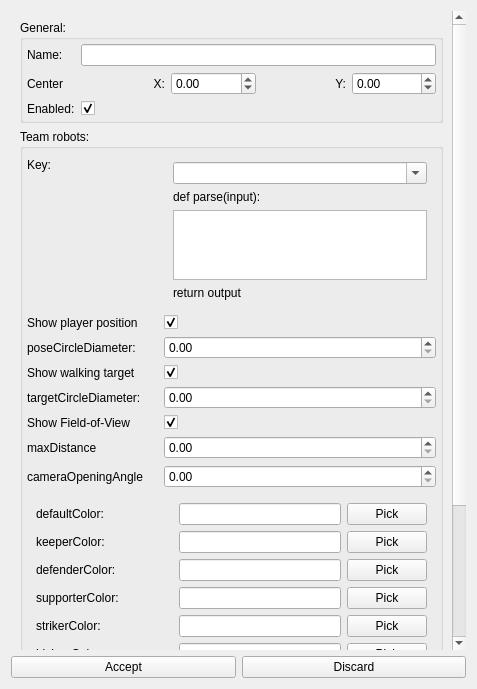
<?xml version="1.0" encoding="UTF-8"?>
<ui version="4.0">
 <class>TeamPlayersConfig</class>
 <widget class="QWidget" name="TeamPlayersConfig">
  <property name="geometry">
   <rect>
    <x>0</x>
    <y>0</y>
    <width>477</width>
    <height>689</height>
   </rect>
  </property>
  <property name="windowTitle">
   <string>Form</string>
  </property>
  <layout class="QVBoxLayout" name="verticalLayout">
   <item>
    <widget class="QScrollArea" name="scrollArea">
     <property name="frameShape">
      <enum>QFrame::NoFrame</enum>
     </property>
     <property name="frameShadow">
      <enum>QFrame::Plain</enum>
     </property>
     <property name="widgetResizable">
      <bool>true</bool>
     </property>
     <widget class="QWidget" name="scrollAreaWidgetContents">
      <property name="geometry">
       <rect>
        <x>0</x>
        <y>-150</y>
        <width>445</width>
        <height>819</height>
       </rect>
      </property>
      <layout class="QVBoxLayout" name="verticalLayout_5">
       <item>
        <widget class="QGroupBox" name="groupBox">
         <property name="title">
          <string>General:</string>
         </property>
         <layout class="QVBoxLayout" name="verticalLayout_2">
          <property name="leftMargin">
           <number>0</number>
          </property>
          <property name="topMargin">
           <number>0</number>
          </property>
          <property name="rightMargin">
           <number>0</number>
          </property>
          <property name="bottomMargin">
           <number>0</number>
          </property>
          <item>
           <layout class="QFormLayout" name="formLayout">
            <property name="leftMargin">
             <number>4</number>
            </property>
            <property name="topMargin">
             <number>4</number>
            </property>
            <property name="rightMargin">
             <number>4</number>
            </property>
            <property name="bottomMargin">
             <number>4</number>
            </property>
            <item row="0" column="0">
             <widget class="QLabel" name="nameLabel">
              <property name="text">
               <string>Name:</string>
              </property>
             </widget>
            </item>
            <item row="0" column="1">
             <widget class="QLineEdit" name="nameLineEdit"/>
            </item>
            <item row="1" column="0">
             <widget class="QLabel" name="centerLabel">
              <property name="text">
               <string>Center</string>
              </property>
             </widget>
            </item>
            <item row="1" column="1">
             <widget class="QWidget" name="centerWidget" native="true">
              <layout class="QHBoxLayout" name="horizontalLayout_2">
               <property name="leftMargin">
                <number>0</number>
               </property>
               <property name="topMargin">
                <number>0</number>
               </property>
               <property name="rightMargin">
                <number>0</number>
               </property>
               <property name="bottomMargin">
                <number>0</number>
               </property>
               <item>
                <widget class="QLabel" name="label_center_x">
                 <property name="text">
                  <string>X:</string>
                 </property>
                 <property name="alignment">
                  <set>Qt::AlignRight|Qt::AlignTrailing|Qt::AlignVCenter</set>
                 </property>
                </widget>
               </item>
               <item>
                <widget class="QDoubleSpinBox" name="spin_center_x">
                 <property name="minimum">
                  <double>-99.989999999999995</double>
                 </property>
                </widget>
               </item>
               <item>
                <widget class="QLabel" name="label_center_y">
                 <property name="text">
                  <string>Y:</string>
                 </property>
                 <property name="alignment">
                  <set>Qt::AlignRight|Qt::AlignTrailing|Qt::AlignVCenter</set>
                 </property>
                </widget>
               </item>
               <item>
                <widget class="QDoubleSpinBox" name="spin_center_y">
                 <property name="minimum">
                  <double>-99.989999999999995</double>
                 </property>
                </widget>
               </item>
              </layout>
             </widget>
            </item>
            <item row="2" column="0">
             <widget class="QLabel" name="enabledLabel">
              <property name="text">
               <string>Enabled:</string>
              </property>
             </widget>
            </item>
            <item row="2" column="1">
             <widget class="QCheckBox" name="enabledCheckBox">
              <property name="checked">
               <bool>true</bool>
              </property>
             </widget>
            </item>
           </layout>
          </item>
         </layout>
        </widget>
       </item>
       <item>
        <widget class="QGroupBox" name="groupBox_2">
         <property name="title">
          <string>Team robots:</string>
         </property>
         <layout class="QVBoxLayout" name="verticalLayout_3">
          <property name="leftMargin">
           <number>0</number>
          </property>
          <property name="topMargin">
           <number>0</number>
          </property>
          <property name="rightMargin">
           <number>0</number>
          </property>
          <property name="bottomMargin">
           <number>0</number>
          </property>
          <item>
           <layout class="QFormLayout" name="formLayout_2">
            <property name="leftMargin">
             <number>4</number>
            </property>
            <property name="topMargin">
             <number>4</number>
            </property>
            <property name="rightMargin">
             <number>4</number>
            </property>
            <property name="bottomMargin">
             <number>4</number>
            </property>
            <item row="1" column="0">
             <widget class="QLabel" name="poseKeyLabel">
              <property name="text">
               <string>Key:</string>
              </property>
             </widget>
            </item>
            <item row="1" column="1">
             <widget class="QWidget" name="TeamPlayersKeyLambdaWidget" native="true">
              <layout class="QVBoxLayout" name="verticalLayout_6">
               <item>
                <widget class="QComboBox" name="cbx_TeamPlayersKey">
                 <property name="editable">
                  <bool>true</bool>
                 </property>
                </widget>
               </item>
               <item>
                <widget class="QLabel" name="label">
                 <property name="text">
                  <string>def parse(input):</string>
                 </property>
                </widget>
               </item>
               <item>
                <widget class="QTextEdit" name="edit_TeamPlayersKeyLambda">
                 <property name="maximumSize">
                  <size>
                   <width>16777215</width>
                   <height>80</height>
                  </size>
                 </property>
                </widget>
               </item>
               <item>
                <widget class="QLabel" name="label_2">
                 <property name="text">
                  <string>return output</string>
                 </property>
                </widget>
               </item>
              </layout>
             </widget>
            </item>
            <item row="2" column="0">
             <widget class="QLabel" name="playerLabel">
              <property name="text">
               <string>Show player position</string>
              </property>
             </widget>
            </item>
            <item row="2" column="1">
             <widget class="QCheckBox" name="playerCheckbox">
              <property name="checked">
               <bool>true</bool>
              </property>
             </widget>
            </item>
            <item row="3" column="0">
             <widget class="QLabel" name="poseCircleDiameterLabel">
              <property name="text">
               <string>poseCircleDiameter:</string>
              </property>
             </widget>
            </item>
            <item row="3" column="1">
             <widget class="QDoubleSpinBox" name="spin_poseCircleDiameter"/>
            </item>
            <item row="4" column="0">
             <widget class="QLabel" name="targetLabel">
              <property name="text">
               <string>Show walking target</string>
              </property>
             </widget>
            </item>
            <item row="4" column="1">
             <widget class="QCheckBox" name="targetCheckbox">
              <property name="checked">
               <bool>true</bool>
              </property>
             </widget>
            </item>
            <item row="5" column="0">
             <widget class="QLabel" name="targetCircleDiameterLabel">
              <property name="text">
               <string>targetCircleDiameter:</string>
              </property>
             </widget>
            </item>
            <item row="5" column="1">
             <widget class="QDoubleSpinBox" name="spin_targetCircleDiameter"/>
            </item>
            <item row="6" column="0">
             <widget class="QLabel" name="fovLabel">
              <property name="text">
               <string>Show Field-of-View</string>
              </property>
             </widget>
            </item>
            <item row="6" column="1">
             <widget class="QCheckBox" name="fovCheckbox">
              <property name="checked">
               <bool>true</bool>
              </property>
             </widget>
            </item>
            <item row="7" column="0">
             <widget class="QLabel" name="maxDistanceLabel">
              <property name="text">
               <string>maxDistance</string>
              </property>
             </widget>
            </item>
            <item row="7" column="1">
             <widget class="QDoubleSpinBox" name="spin_maxDistance"/>
            </item>
            <item row="8" column="0">
             <widget class="QLabel" name="cameraOpeningAngleLabel">
              <property name="text">
               <string>cameraOpeningAngle</string>
              </property>
             </widget>
            </item>
            <item row="8" column="1">
             <widget class="QDoubleSpinBox" name="spin_cameraOpeningAngle"/>
            </item>
            <item row="9" column="0" colspan="2">
             <widget class="QWidget" name="defaultColorWidget" native="true">
              <layout class="QHBoxLayout" name="horizontalLayout_3">
               <item>
                <layout class="QGridLayout" name="gridLayout_15">
                 <item row="3" column="2">
                  <widget class="QPushButton" name="btn_supporterColor">
                   <property name="text">
                    <string>Pick</string>
                   </property>
                   <property name="flat">
                    <bool>false</bool>
                   </property>
                  </widget>
                 </item>
                 <item row="5" column="0">
                  <widget class="QLabel" name="bishopColorLabel">
                   <property name="text">
                    <string>bishopColor:</string>
                   </property>
                  </widget>
                 </item>
                 <item row="7" column="0">
                  <widget class="QLabel" name="loserColorLabel">
                   <property name="text">
                    <string>loserColor:</string>
                   </property>
                  </widget>
                 </item>
                 <item row="8" column="0">
                  <widget class="QLabel" name="searcherColorLabel">
                   <property name="text">
                    <string>searcherColor:</string>
                   </property>
                  </widget>
                 </item>
                 <item row="7" column="1">
                  <widget class="QLineEdit" name="edit_loserColor"/>
                 </item>
                 <item row="8" column="1">
                  <widget class="QLineEdit" name="edit_searcherColor"/>
                 </item>
                 <item row="7" column="2">
                  <widget class="QPushButton" name="btn_loserColor">
                   <property name="text">
                    <string>Pick</string>
                   </property>
                   <property name="flat">
                    <bool>false</bool>
                   </property>
                  </widget>
                 </item>
                 <item row="8" column="2">
                  <widget class="QPushButton" name="btn_searcherColor">
                   <property name="text">
                    <string>Pick</string>
                   </property>
                   <property name="flat">
                    <bool>false</bool>
                   </property>
                  </widget>
                 </item>
                 <item row="3" column="1">
                  <widget class="QLineEdit" name="edit_supporterColor"/>
                 </item>
                 <item row="5" column="1">
                  <widget class="QLineEdit" name="edit_bishopColor"/>
                 </item>
                 <item row="1" column="0">
                  <widget class="QLabel" name="keeperColorLabel">
                   <property name="text">
                    <string>keeperColor:</string>
                   </property>
                  </widget>
                 </item>
                 <item row="0" column="1">
                  <widget class="QLineEdit" name="edit_defaultColor"/>
                 </item>
                 <item row="6" column="1">
                  <widget class="QLineEdit" name="edit_replacementKeeperColor"/>
                 </item>
                 <item row="2" column="0">
                  <widget class="QLabel" name="defenderColorLabel">
                   <property name="text">
                    <string>defenderColor:</string>
                   </property>
                  </widget>
                 </item>
                 <item row="5" column="2">
                  <widget class="QPushButton" name="btn_bishopColor">
                   <property name="text">
                    <string>Pick</string>
                   </property>
                   <property name="flat">
                    <bool>false</bool>
                   </property>
                  </widget>
                 </item>
                 <item row="6" column="0">
                  <widget class="QLabel" name="replacementKeeperColorLabel">
                   <property name="text">
                    <string>replacementKeeperColor:</string>
                   </property>
                  </widget>
                 </item>
                 <item row="2" column="2">
                  <widget class="QPushButton" name="btn_defenderColor">
                   <property name="text">
                    <string>Pick</string>
                   </property>
                   <property name="flat">
                    <bool>false</bool>
                   </property>
                  </widget>
                 </item>
                 <item row="3" column="0">
                  <widget class="QLabel" name="supporterColorLabel">
                   <property name="text">
                    <string>supporterColor:</string>
                   </property>
                  </widget>
                 </item>
                 <item row="0" column="0">
                  <widget class="QLabel" name="defaultColorLabel">
                   <property name="text">
                    <string>defaultColor:</string>
                   </property>
                  </widget>
                 </item>
                 <item row="6" column="2">
                  <widget class="QPushButton" name="btn_replacementKeeperColor">
                   <property name="text">
                    <string>Pick</string>
                   </property>
                   <property name="flat">
                    <bool>false</bool>
                   </property>
                  </widget>
                 </item>
                 <item row="2" column="1">
                  <widget class="QLineEdit" name="edit_defenderColor"/>
                 </item>
                 <item row="0" column="2">
                  <widget class="QPushButton" name="btn_defaultColor">
                   <property name="text">
                    <string>Pick</string>
                   </property>
                   <property name="flat">
                    <bool>false</bool>
                   </property>
                  </widget>
                 </item>
                 <item row="1" column="2">
                  <widget class="QPushButton" name="btn_keeperColor">
                   <property name="text">
                    <string>Pick</string>
                   </property>
                   <property name="flat">
                    <bool>false</bool>
                   </property>
                  </widget>
                 </item>
                 <item row="1" column="1">
                  <widget class="QLineEdit" name="edit_keeperColor"/>
                 </item>
                 <item row="4" column="2">
                  <widget class="QPushButton" name="btn_strikerColor">
                   <property name="text">
                    <string>Pick</string>
                   </property>
                   <property name="flat">
                    <bool>false</bool>
                   </property>
                  </widget>
                 </item>
                 <item row="4" column="0">
                  <widget class="QLabel" name="strikerColorLabel">
                   <property name="text">
                    <string>strikerColor:</string>
                   </property>
                  </widget>
                 </item>
                 <item row="4" column="1">
                  <widget class="QLineEdit" name="edit_strikerColor"/>
                 </item>
                </layout>
               </item>
              </layout>
             </widget>
            </item>
            <item row="10" column="0">
             <widget class="QLabel" name="searchPositionLabel">
              <property name="text">
               <string>Show search position</string>
              </property>
             </widget>
            </item>
            <item row="10" column="1">
             <widget class="QCheckBox" name="searchPositionCheckbox">
              <property name="checked">
               <bool>false</bool>
              </property>
             </widget>
            </item>
            <item row="11" column="0">
             <widget class="QLabel" name="searchPositionDiameterLabel">
              <property name="text">
               <string>searchPositionDiameter:</string>
              </property>
             </widget>
            </item>
            <item row="11" column="1">
             <widget class="QDoubleSpinBox" name="spin_searchPositionDiameter"/>
            </item>
           </layout>
          </item>
         </layout>
        </widget>
       </item>
       <item>
        <spacer name="verticalSpacer">
         <property name="orientation">
          <enum>Qt::Vertical</enum>
         </property>
         <property name="sizeHint" stdset="0">
          <size>
           <width>20</width>
           <height>40</height>
          </size>
         </property>
        </spacer>
       </item>
      </layout>
     </widget>
    </widget>
   </item>
   <item>
    <layout class="QHBoxLayout" name="horizontalLayout">
     <item>
      <widget class="QPushButton" name="btnAccept">
       <property name="text">
        <string>Accept</string>
       </property>
      </widget>
     </item>
     <item>
      <widget class="QPushButton" name="btnDiscard">
       <property name="text">
        <string>Discard</string>
       </property>
      </widget>
     </item>
    </layout>
   </item>
  </layout>
 </widget>
 <tabstops>
  <tabstop>nameLineEdit</tabstop>
  <tabstop>spin_center_x</tabstop>
  <tabstop>spin_center_y</tabstop>
  <tabstop>enabledCheckBox</tabstop>
  <tabstop>edit_TeamPlayersKeyLambda</tabstop>
  <tabstop>playerCheckbox</tabstop>
  <tabstop>spin_poseCircleDiameter</tabstop>
  <tabstop>targetCheckbox</tabstop>
  <tabstop>spin_targetCircleDiameter</tabstop>
  <tabstop>fovCheckbox</tabstop>
  <tabstop>spin_maxDistance</tabstop>
  <tabstop>spin_cameraOpeningAngle</tabstop>
  <tabstop>btnAccept</tabstop>
  <tabstop>btnDiscard</tabstop>
  <tabstop>scrollArea</tabstop>
 </tabstops>
 <resources/>
 <connections/>
</ui>
